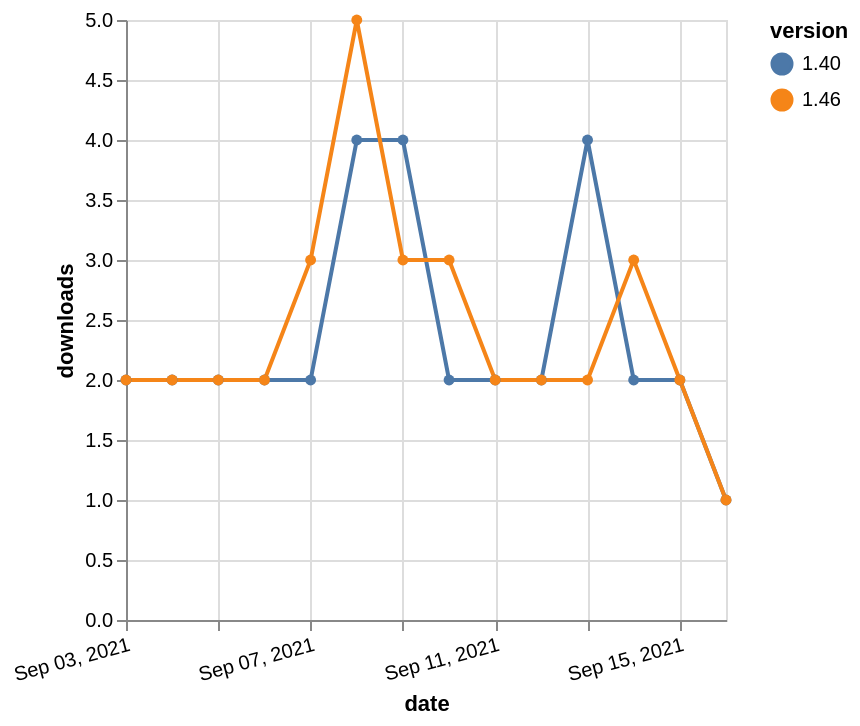

Specify this chart in Vega-Lite:
### Vega-Lite specification from a JSON file in a GitHub repository (floating-point values rounded to 4 significant figures)
{"$schema": "https://vega.github.io/schema/vega-lite/v5.json", "description": "A simple bar chart with embedded data.", "data": {"values": [{"date": "2021-09-03", "total": 1372, "delta": 2, "version": "1.40"}, {"date": "2021-09-04", "total": 1374, "delta": 2, "version": "1.40"}, {"date": "2021-09-05", "total": 1376, "delta": 2, "version": "1.40"}, {"date": "2021-09-06", "total": 1378, "delta": 2, "version": "1.40"}, {"date": "2021-09-07", "total": 1380, "delta": 2, "version": "1.40"}, {"date": "2021-09-08", "total": 1384, "delta": 4, "version": "1.40"}, {"date": "2021-09-09", "total": 1388, "delta": 4, "version": "1.40"}, {"date": "2021-09-10", "total": 1390, "delta": 2, "version": "1.40"}, {"date": "2021-09-11", "total": 1392, "delta": 2, "version": "1.40"}, {"date": "2021-09-12", "total": 1394, "delta": 2, "version": "1.40"}, {"date": "2021-09-13", "total": 1398, "delta": 4, "version": "1.40"}, {"date": "2021-09-14", "total": 1400, "delta": 2, "version": "1.40"}, {"date": "2021-09-15", "total": 1402, "delta": 2, "version": "1.40"}, {"date": "2021-09-16", "total": 1403, "delta": 1, "version": "1.40"}, {"date": "2021-09-03", "total": 370, "delta": 2, "version": "1.46"}, {"date": "2021-09-04", "total": 372, "delta": 2, "version": "1.46"}, {"date": "2021-09-05", "total": 374, "delta": 2, "version": "1.46"}, {"date": "2021-09-06", "total": 376, "delta": 2, "version": "1.46"}, {"date": "2021-09-07", "total": 379, "delta": 3, "version": "1.46"}, {"date": "2021-09-08", "total": 384, "delta": 5, "version": "1.46"}, {"date": "2021-09-09", "total": 387, "delta": 3, "version": "1.46"}, {"date": "2021-09-10", "total": 390, "delta": 3, "version": "1.46"}, {"date": "2021-09-11", "total": 392, "delta": 2, "version": "1.46"}, {"date": "2021-09-12", "total": 394, "delta": 2, "version": "1.46"}, {"date": "2021-09-13", "total": 396, "delta": 2, "version": "1.46"}, {"date": "2021-09-14", "total": 399, "delta": 3, "version": "1.46"}, {"date": "2021-09-15", "total": 401, "delta": 2, "version": "1.46"}, {"date": "2021-09-16", "total": 402, "delta": 1, "version": "1.46"}]}, "width": "container", "mark": {"type": "line", "point": {"filled": true}}, "encoding": {"x": {"field": "date", "type": "temporal", "timeUnit": "yearmonthdate", "title": "date", "axis": {"labelAngle": -15}}, "y": {"field": "delta", "type": "quantitative", "title": "downloads"}, "color": {"field": "version", "type": "nominal"}, "tooltip": {"field": "delta"}}}
